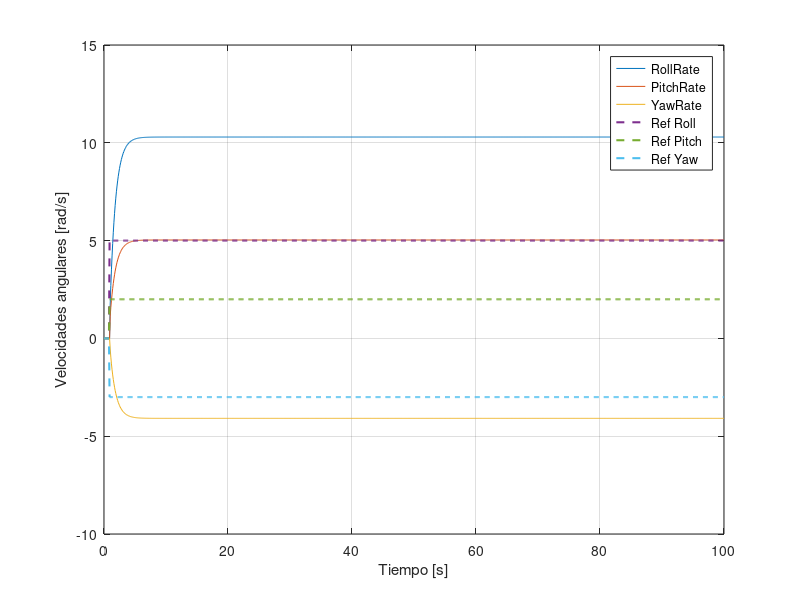
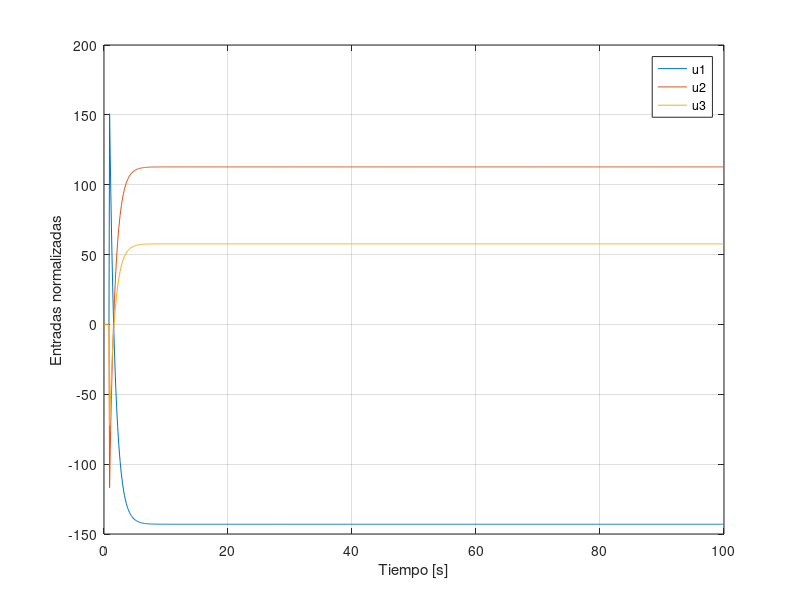

Write the MATLAB code that produced these figures, in order.
clearvars
close all
clc

%% Modelo dron discreto
Ac = [7.604617334737060	-8.943847113487150	2.785248102338809;
    6.299500646000273	-7.512160702046825	2.000954599747445;
    0.143084091302419	-0.253661521709199	-0.832258511913013];
Bc = [-1.530596501125497	-2.215826540808656	0.157427035100304;
-1.372321996287021	-2.126394220614246	0.427475750478313;
0.312289553180655	-0.052105303001292	0.813904234762000];

Ts = 0.1;

sysc = ss(Ac,Bc,[],[]);
sysd = c2d(sysc,Ts);
A = sysd.A;
B = sysd.B;

[nx, nu] = size(B); % nx=3 estados, nu=3 entradas

%% Costos LQR (para P final)
Q = diag([1 1 1]);         % penaliza roll, pitch, yaw
R = diag([0.01 0.01 0.01]); % penaliza control
K = -dlqr(A,B,Q,R);
P = dare(A,B,Q,R); % costo final

%% Horizonte MPC
N = 5; % pasos de predicción

% Matrices de costo para QP
Qbar = kron(eye(N-1), Q);
Qbar = blkdiag(Qbar, P);   % incluye costo final
Rbar = kron(eye(N), R);

% Matrices de predicción
F = zeros(N*nx, nx);
G = zeros(N*nx, N*nu);
for i = 1:N
    F((i-1)*nx+1:i*nx,:) = A^i;
    for j = 1:i
        G((i-1)*nx+1:i*nu,(j-1)*nu+1:j*nu) = A^(i-j)*B;
    end
end

H = G'*Qbar*G + Rbar; % Hessiano QP

%% Restricciones
x_max = 20; % rad/s
F_x = [eye(nx); -eye(nx)];       % 6x3
g_x = [x_max*ones(nx,1); x_max*ones(nx,1)];

u_max = 1; % normalizado entre 0 y 1
F_u = [eye(nu); -eye(nu)];       % 6x3
g_u = [u_max*ones(nu,1); u_max*ones(nu,1)];

% Restricciones para el QP (sobre u_horizon)
F_cons = kron(eye(N), F_x) * G;  % tamaño: 6*N x nu*N

%% Estímulo / Setpoint
Tsim = 1000;  % número de pasos de simulación
ref = zeros(nx, Tsim); 
ref(:, 10:end) = repmat([5; 2; -3], 1, Tsim-9); % escalón a t=10*Ts

%% Simulación MPC
x(:,1) = [0; 0; 0]; % estado inicial
u = zeros(nu, Tsim);

options = optimset('Display','off');

for k = 1:Tsim
    % Error respecto a setpoint
    x_error = x(:,k) - ref(:,k);

    % Vector lineal f para QP
    f = (2*(F*x_error)'*Qbar*G)';

    % g_QP depende del estado actual
    g_QP = repmat(g_x, N, 1) - kron(eye(N), F_x) * F * x_error;

    % Resolver QP
    u_horizon = quadprog(2*H, f, F_cons, g_QP, [], [], [], [], [], options);

    % Tomar solo primera acción
    u(:,k) = u_horizon(1:nu);

    % Propagar sistema
    x(:,k+1) = A*x(:,k) + B*u(:,k);
end

%% Graficar resultados
time = 0:Ts:Tsim*Ts;

figure;
plot(time, x'); hold on;
plot(time, [ref ref(:,end)]', '--','LineWidth',1.5); % setpoint
xlabel('Tiempo [s]');
ylabel('Velocidades angulares [rad/s]');
legend('RollRate','PitchRate','YawRate','Ref Roll','Ref Pitch','Ref Yaw');
grid on;

figure;
plot(time(1:end-1), u');
xlabel('Tiempo [s]');
ylabel('Entradas normalizadas');
legend('u1','u2','u3');
grid on;
